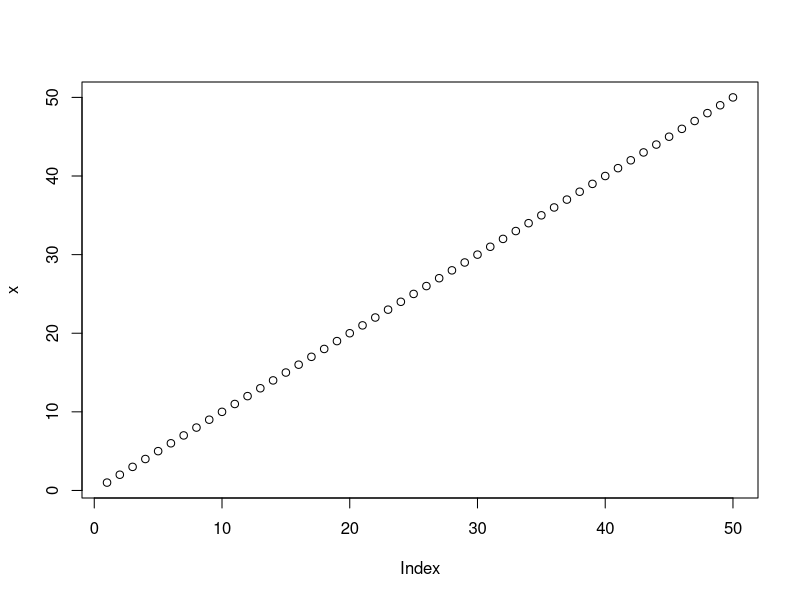
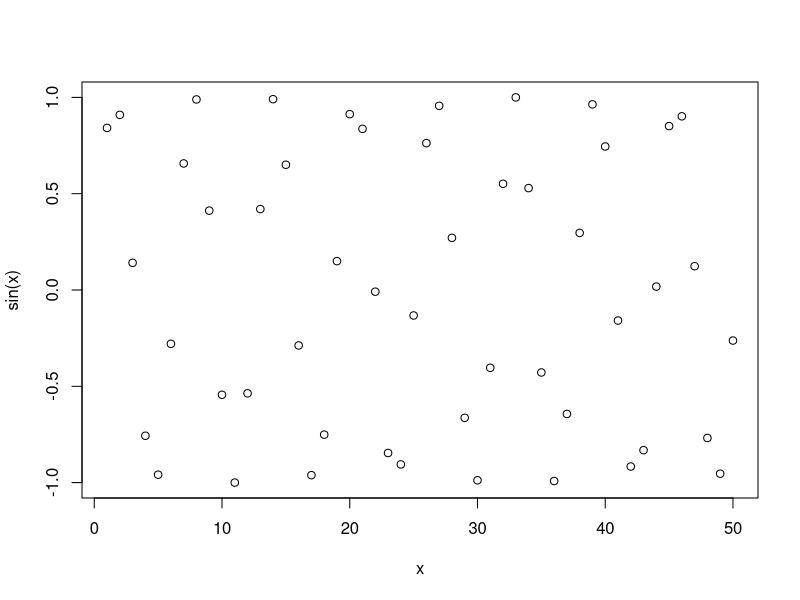
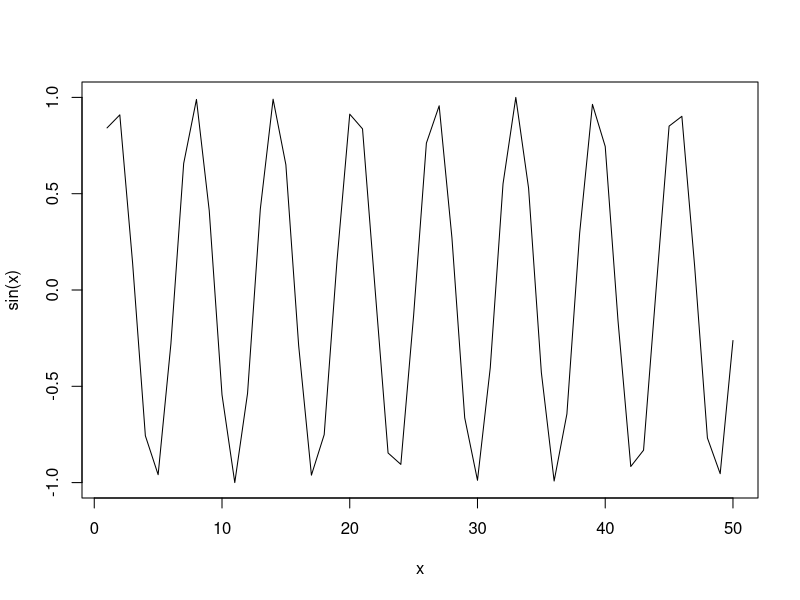
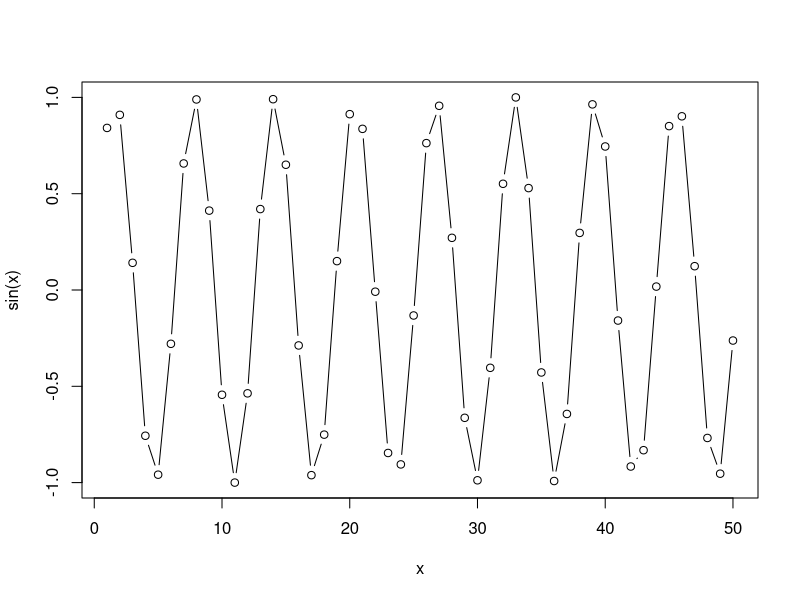
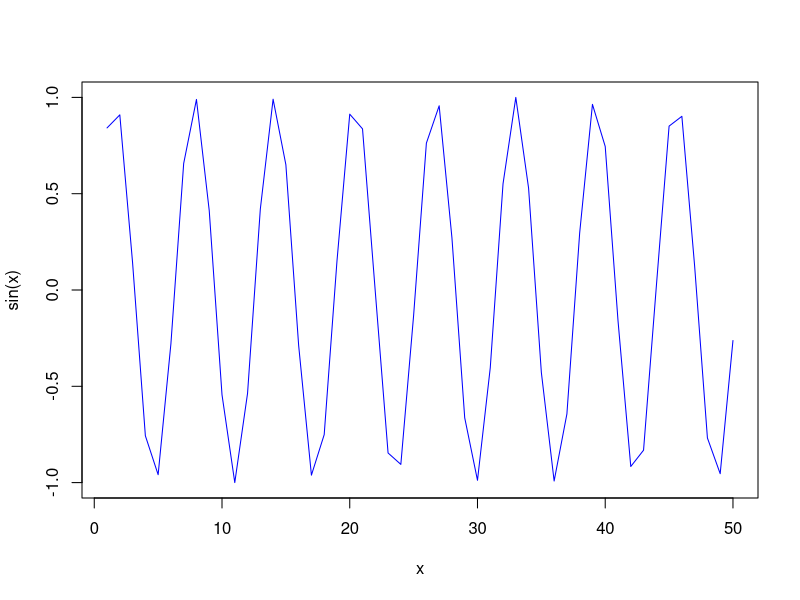
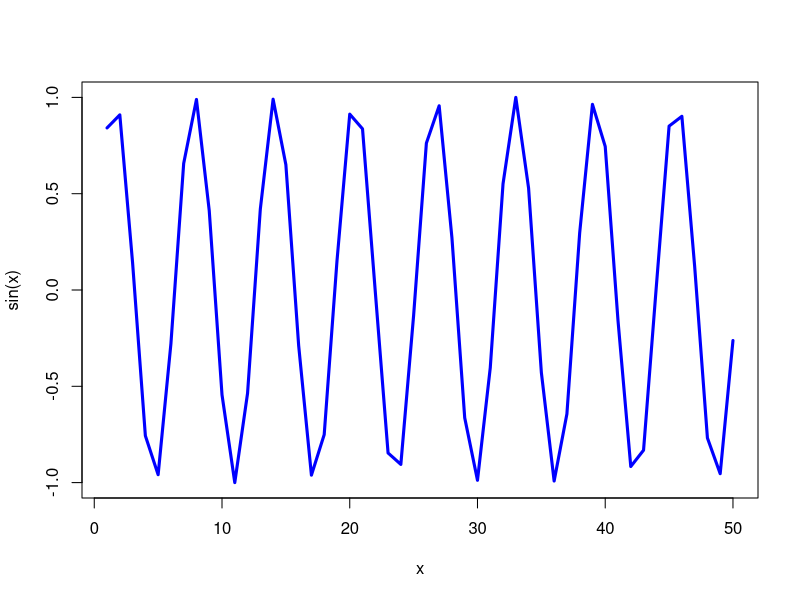

R code for these plots, in order:
x <- 1:50
  # to run everything, you can highlight it and click run
  # alternatively, you can click the source button on the top right of the window
  # source will run all of the code in your file
plot(x)
plot(x, sin(x))
# format is the first iss the x axis (like the row), and the second is the y (like the column)
plot(x, sin(x), type="l")
  # type is line is "l", if leave blank it will defalt to points "p"
plot(x, sin(x), type="b")
  # "b" here is for both
plot(x, sin(x), type="l", col="blue")
  # where col = color
plot(x, sin(x), type="l", col = "blue", lwd = 3)
  # line width display = lwd, default is 1 so will use a number argument

